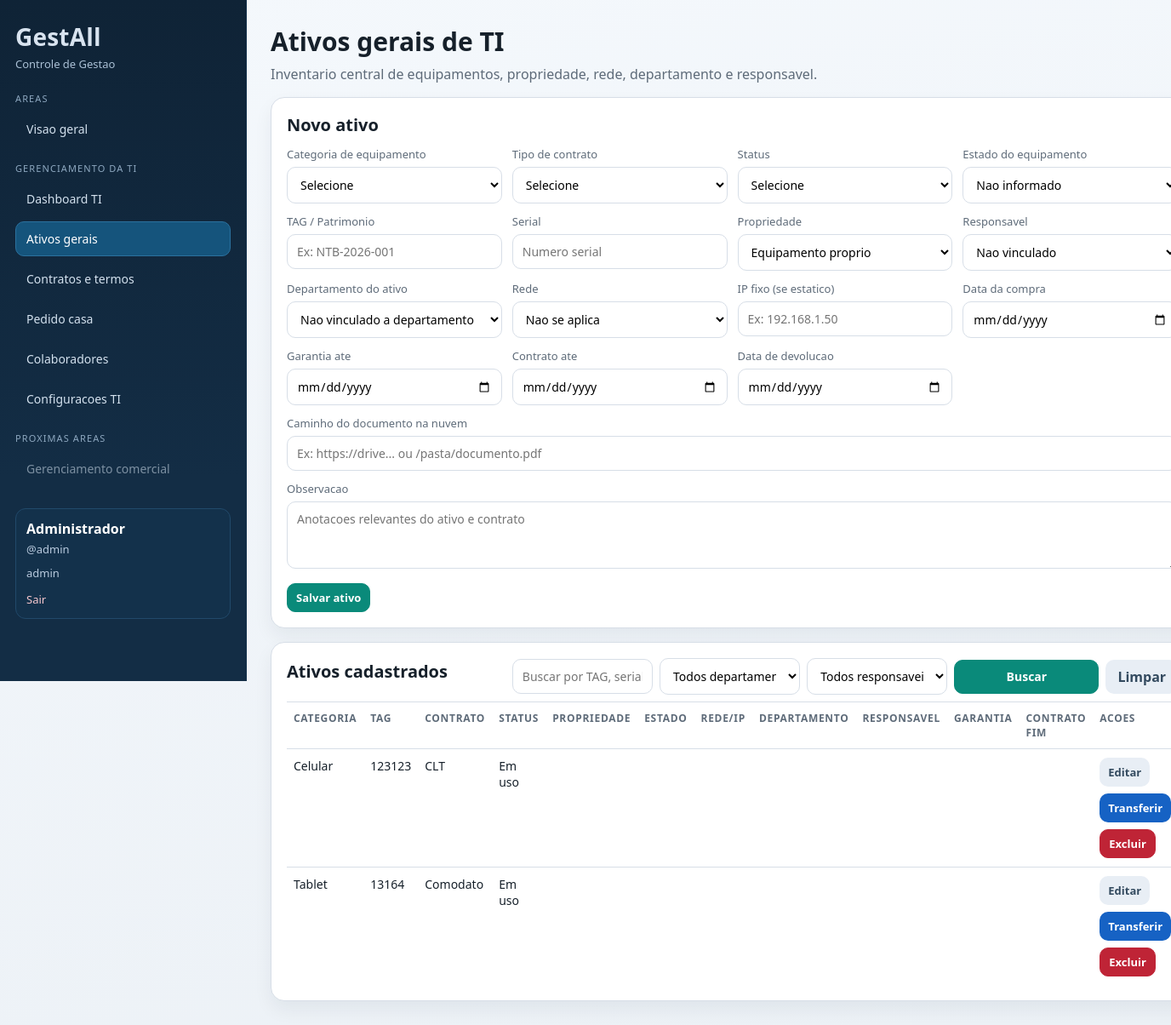
The app's page /index.php?r=ti.assets (signed in), older data.
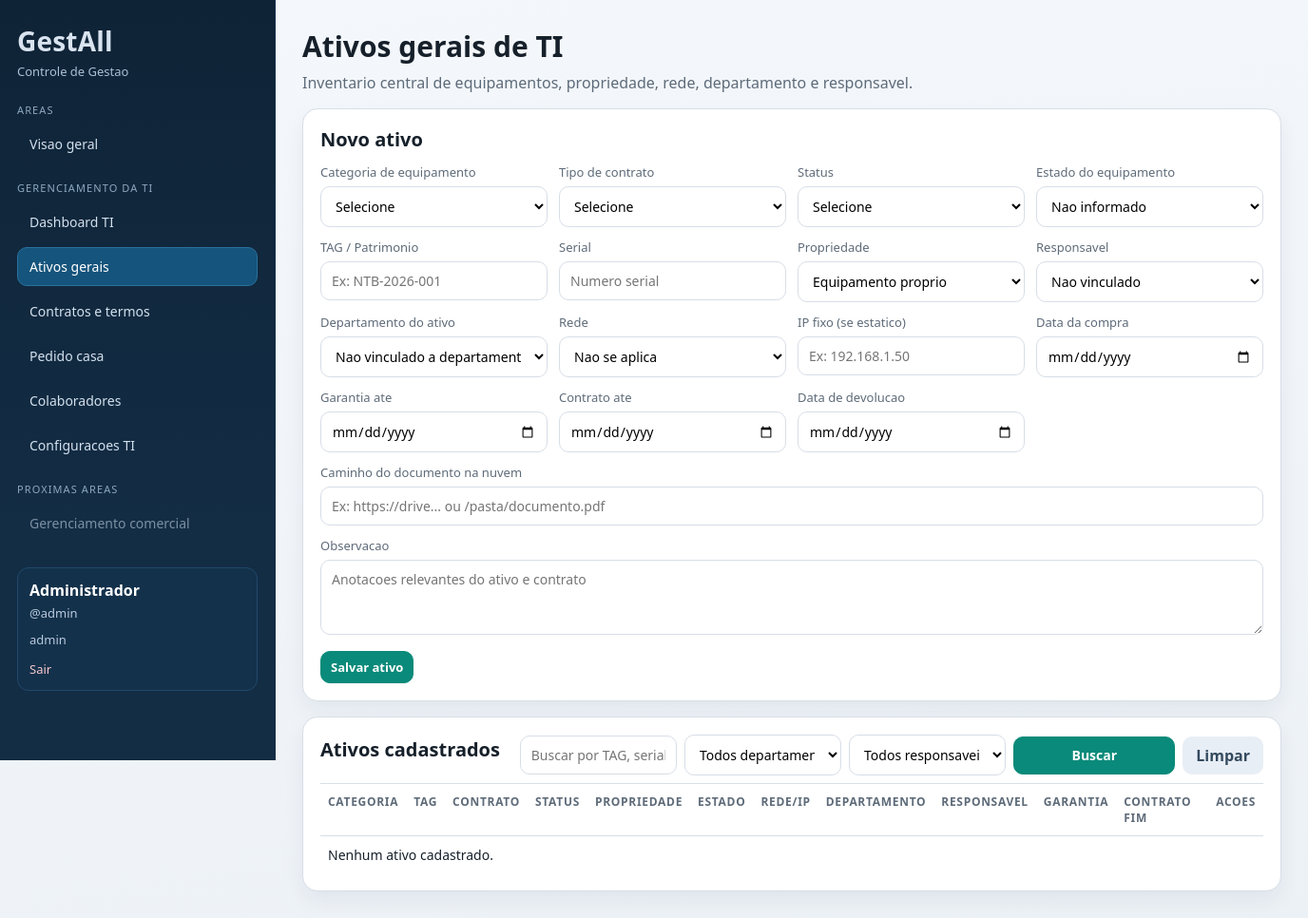
The same page, newer data.
### tables this page shows
CREATE TABLE assets (
                id INTEGER PRIMARY KEY AUTOINCREMENT,
                type TEXT NOT NULL,
                tag TEXT NOT NULL UNIQUE,
                serial_number TEXT,
                status TEXT NOT NULL,
                notes TEXT,
                document_path TEXT,
                staff_id INTEGER,
                created_at TEXT NOT NULL DEFAULT CURRENT_TIMESTAMP,
                updated_at TEXT, category_id INTEGER, contract_type_id INTEGER, status_id INTEGER, observation TEXT, purchase_date TEXT, warranty_until TEXT, contract_until TEXT, returned_at TEXT, condition_state TEXT, ownership_type TEXT, department_id INTEGER, network_mode TEXT, ip_address TEXT,
                FOREIGN KEY (staff_id) REFERENCES staff(id) ON DELETE SET NULL
            );

CREATE TABLE equipment_categories (
                id INTEGER PRIMARY KEY AUTOINCREMENT,
                name TEXT NOT NULL UNIQUE,
                created_at TEXT NOT NULL DEFAULT CURRENT_TIMESTAMP
            );

CREATE TABLE contract_types (
                id INTEGER PRIMARY KEY AUTOINCREMENT,
                name TEXT NOT NULL UNIQUE,
                created_at TEXT NOT NULL DEFAULT CURRENT_TIMESTAMP
            );

CREATE TABLE asset_statuses (
                id INTEGER PRIMARY KEY AUTOINCREMENT,
                name TEXT NOT NULL UNIQUE,
                sort_order INTEGER NOT NULL DEFAULT 100,
                created_at TEXT NOT NULL DEFAULT CURRENT_TIMESTAMP
            );

### app/Core/View.php (called while the page is built, shortened)
<?php
final class View
{
    public static function render(string $view, array $data = []): void
    {
        extract($data, EXTR_SKIP);
        $viewFile = __DIR__ . '/../Views/' . $view . '.php';
        require __DIR__ . '/../Views/partials/header.php';
        require $viewFile;
        require __DIR__ . '/../Views/partials/footer.php';
    }
}

### app/Controllers/AssetController.php (called while the page is built, shortened)
<?php
final class AssetController
{
    public function index(): void
    {
        $search = trim($_GET['q'] ?? '');
        $staffScope = AccessControl::staffScope(Auth::user());
        $departmentScope = $staffScope !== null && $staffScope > 0 ? null : AccessControl::departmentScope(Auth::user());
        $selectedDepartmentId = max(0, (int) ($_GET['department_id'] ?? 0));
        $selectedResponsibleId = max(0, (int) ($_GET['responsible_id'] ?? 0));
        $canStore = AccessControl::canAccessRoute('ti.assets.store', Auth::user());
        $canUpdate = AccessControl::canAccessRoute('ti.assets.update', Auth::user());
        $canDelete = AccessControl::canAccessRoute('ti.assets.delete', Auth::user());
        $canTransfer = AccessControl::canAccessRoute('ti.assets.transfer', Auth::user());
        $editId = (int) ($_GET['edit'] ?? 0);
        $transferId = (int) ($_GET['transfer'] ?? 0);
        $editingAsset = $canUpdate && $editId > 0 ? $this->assets->findById($editId, $departmentScope, $staffScope !== null && $staffScope > 0 ? $staffScope : null) : null;
        $transferringAsset = $canTransfer && $transferId > 0 ? $this->assets->findById($transferId, $departmentScope, $staffScope !== null && $staffScope > 0 ? $staffScope : null) : null;
        $movements = $editingAsset ? $this->assets->movementsByAssetId((int) $editingAsset['id'], 20) : [];
        $transferMovements = $transferringAsset ? $this->assets->movementsByAssetId((int) $transferringAsset['id'], 20) : [];
        View::render('assets/index', [
            'title' => 'Ativos e Contratos TI',
            'currentRoute' => 'ti.assets',
            'assets' => $this->assets->list(
                $search,
                $departmentScope,
                $staffScope !== null && $staffScope > 0 ? $staffScope : null,
                $selectedDepartmentId > 0 ? $selectedDepartmentId : null,
                $selectedResponsibleId > 0 ? $selectedResponsibleId : null
            ),
            'staff' => $this->staff->all($departmentScope, $staffScope !== null && $staffScope > 0 ? $staffScope : null),
            'categories' => $this->lookups->categories(),
            'contractTypes' => $this->lookups->contractTypes(),
            'statuses' => $this->lookups->statuses(),
            'departments' => $this->lookups->departments(),
            'search' => $search,
            'selectedDepartmentId' => $selectedDepartmentId,
            'selectedResponsibleId' => $selectedResponsibleId,
            'error' => $_GET['error'] ?? null,
            'success' => $_GET['ok'] ?? null,
            'editingAsset' => $editingAsset,
            'movements' => $movements,
            'transferringAsset' => $transferringAsset,
            'transferMovements' => $transferMovements,
            'canStore' => $canStore,
            'canUpdate' => $canUpdate,
            'canDelete' => $canDelete,
            'canTransfer' => $canTransfer,
        ]);
    }
}

### app/Core/Auth.php (called while the page is built, shortened)
<?php
final class Auth
{
    public static function user(): ?array
    {
        return $_SESSION['user'] ?? null;
    }
}

### app/Core/AccessControl.php (called while the page is built, shortened)
<?php
final class AccessControl
{
    public static function isFullAccess(?array $user): bool
    {
        $role = self::normalizeRole($user['role'] ?? null);
        return in_array($role, ['admin', 'ti'], true);
    }
    public static function normalizeRole(mixed $role): string
    {
        $value = strtolower(trim((string) $role));
        return $value;
    }
    public static function canAccessRoute(string $route, ?array $user): bool
    {
        if (self::isFullAccess($user)) {
            return true;
        }
        $role = self::normalizeRole($user['role'] ?? null);
        $allowed = self::baseRoutesForRole($role);
        return in_array($route, array_unique($allowed), true);
    }
}

### app/Repositories/AssetRepository.php (called while the page is built, shortened)
<?php
final class AssetRepository
{
    public function list(
        string $search = '',
        ?string $department = null,
        ?int $staffId = null,
        ?int $filterDepartmentId = null,
        ?int $filterResponsibleId = null
    ): array
    {
        $sql =
            'SELECT a.*, s.name AS staff_name,
                    d.name AS asset_department_name,
                    c.name AS category_name,
                    ct.name AS contract_type_name,
                    st.name AS status_name
             FROM assets a
             LEFT JOIN staff s ON s.id = a.staff_id
             LEFT JOIN departments d ON d.id = a.department_id
             LEFT JOIN equipment_categories c ON c.id = a.category_id
             LEFT JOIN contract_types ct ON ct.id = a.contract_type_id
             LEFT JOIN asset_statuses st ON st.id = a.status_id';
        $params = [];
        $sql .= ' ORDER BY a.created_at DESC';
        $stmt = $this->pdo->prepare($sql);
        $stmt->execute($params);
        return $stmt->fetchAll();
    }
}

### app/Views/assets/index.php (the view, shortened to what the rows shown need)
<section class="page-head">
    <h1>Ativos gerais de TI</h1>
</section>
<section class="card">
    <h2>
        <?php if ($editingAsset): ?>
            Editar ativo
        <?php elseif ($canStore): ?>
            Novo ativo
        <?php else: ?>
            Consulta de ativos
        <?php endif; ?>
    </h2>
</section>
<section class="card">
    <div class="table-head">
        <h2>Ativos cadastrados</h2>
    </div>
    <div class="table-wrap">
        <table>
            <thead>
                <tr>
                    <th>Categoria</th>
                    <th>TAG</th>
                    <th>Contrato</th>
                    <th>Status</th>
                    <th>Propriedade</th>
                    <th>Estado</th>
                    <th>Rede/IP</th>
                    <th>Departamento</th>
                    <th>Responsavel</th>
                    <th>Garantia</th>
                    <th>Contrato fim</th>
                    <th>Acoes</th>
                </tr>
            </thead>
            <tbody>
                <?php foreach ($assets as $asset): ?>
                    <tr>
                        <td><?= htmlspecialchars((string) ($asset['category_name'] ?? $asset['type'])) ?></td>
                        <td><?= htmlspecialchars((string) $asset['tag']) ?></td>
                        <td><?= htmlspecialchars((string) ($asset['contract_type_name'] ?? '')) ?></td>
                        <td><?= htmlspecialchars((string) ($asset['status_name'] ?? $asset['status'])) ?></td>
                        <td><?= htmlspecialchars((string) ($asset['ownership_type'] ?? '')) ?></td>
                        <td><?= htmlspecialchars((string) ($asset['condition_state'] ?? '')) ?></td>
                        <td><?= htmlspecialchars((string) ($asset['network_mode'] ?? '')) ?><?= !empty($asset['ip_address']) ? ' / ' . htmlspecialchars((string) $asset['ip_address']) : '' ?></td>
                        <td><?= htmlspecialchars((string) ($asset['asset_department_name'] ?? '')) ?></td>
                        <td><?= htmlspecialchars((string) ($asset['staff_name'] ?? '')) ?></td>
                        <td><?= htmlspecialchars((string) ($asset['warranty_until'] ?? '')) ?></td>
                        <td><?= htmlspecialchars((string) ($asset['contract_until'] ?? '')) ?></td>
                        <td>
                            <div class="actions-inline">
                                <?php if ($canUpdate): ?>
                                    <a class="btn btn-muted" href="index.php?r=ti.assets&edit=<?= (int) $asset['id'] ?>">Editar</a>
                                <?php endif; ?>
                                <?php if ($canTransfer): ?>
                                    <a class="btn btn-transfer" href="index.php?r=ti.assets&transfer=<?= (int) $asset['id'] ?>">Transferir</a>
                                <?php endif; ?>
                                <?php if ($canDelete): ?>
                                    <form method="post" action="index.php?r=ti.assets.delete" onsubmit="return confirm('Deseja excluir este ativo?');">
                                        <button class="btn-danger" type="submit">Excluir</button>
                                    </form>
                                <?php endif; ?>
                            </div>
                        </td>
                    </tr>
                <?php endforeach; ?>
            </tbody>
        </table>
    </div>
</section>

Row changes from the older to the newer data that the page shows:
removed assets: equipment_categories.name "Celular", tag "123123", contract_type.name "CLT", asset_statuses.name "Em uso"
removed assets: equipment_categories.name "Tablet", tag "13164", contract_type.name "Comodato", asset_statuses.name "Em uso"
Text that changed along with them:
text now shown: "Nenhum ativo cadastrado."
